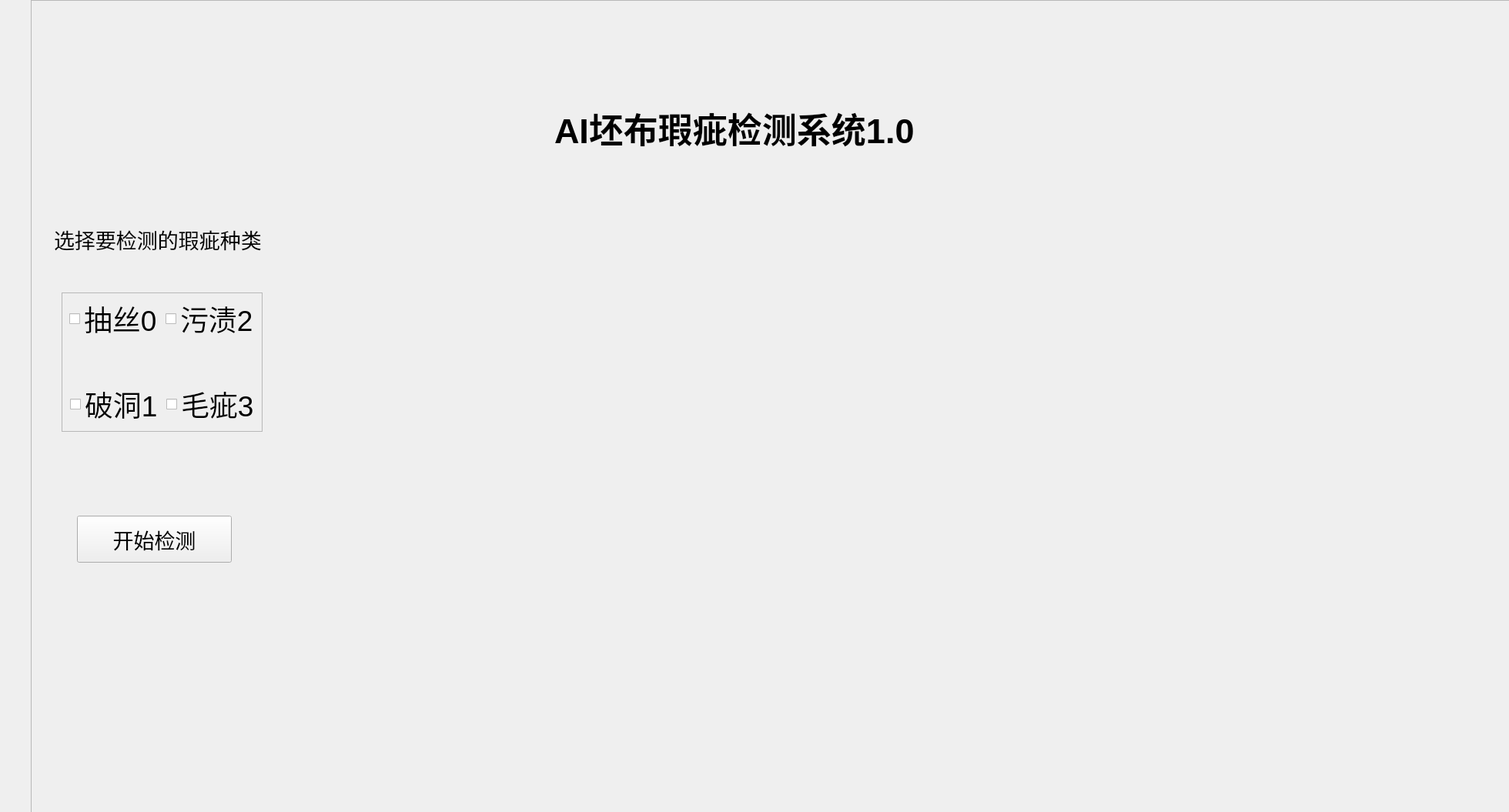
<?xml version="1.0" encoding="UTF-8"?>
<ui version="4.0">
 <class>Form</class>
 <widget class="QWidget" name="Form">
  <property name="geometry">
   <rect>
    <x>0</x>
    <y>0</y>
    <width>1960</width>
    <height>1055</height>
   </rect>
  </property>
  <property name="windowTitle">
   <string>Form</string>
  </property>
  <widget class="QFrame" name="frame">
   <property name="geometry">
    <rect>
     <x>40</x>
     <y>0</y>
     <width>1960</width>
     <height>1080</height>
    </rect>
   </property>
   <property name="font">
    <font>
     <family>Arial</family>
     <pointsize>20</pointsize>
    </font>
   </property>
   <property name="autoFillBackground">
    <bool>false</bool>
   </property>
   <property name="frameShape">
    <enum>QFrame::StyledPanel</enum>
   </property>
   <property name="frameShadow">
    <enum>QFrame::Raised</enum>
   </property>
   <widget class="QPushButton" name="pushButton">
    <property name="geometry">
     <rect>
      <x>60</x>
      <y>670</y>
      <width>201</width>
      <height>61</height>
     </rect>
    </property>
    <property name="text">
     <string>开始检测</string>
    </property>
   </widget>
   <widget class="QFrame" name="frame_2">
    <property name="geometry">
     <rect>
      <x>40</x>
      <y>380</y>
      <width>261</width>
      <height>181</height>
     </rect>
    </property>
    <property name="frameShape">
     <enum>QFrame::StyledPanel</enum>
    </property>
    <property name="frameShadow">
     <enum>QFrame::Raised</enum>
    </property>
    <widget class="QWidget" name="layoutWidget">
     <property name="geometry">
      <rect>
       <x>10</x>
       <y>10</y>
       <width>244</width>
       <height>48</height>
      </rect>
     </property>
     <layout class="QHBoxLayout" name="horizontalLayout_2">
      <item>
       <widget class="QCheckBox" name="checkBox">
        <property name="font">
         <font>
          <family>Arial</family>
          <pointsize>28</pointsize>
         </font>
        </property>
        <property name="layoutDirection">
         <enum>Qt::LeftToRight</enum>
        </property>
        <property name="autoFillBackground">
         <bool>false</bool>
        </property>
        <property name="text">
         <string>抽丝0</string>
        </property>
       </widget>
      </item>
      <item>
       <widget class="QCheckBox" name="checkBox_3">
        <property name="font">
         <font>
          <family>Arial</family>
          <pointsize>28</pointsize>
         </font>
        </property>
        <property name="text">
         <string>污渍2</string>
        </property>
       </widget>
      </item>
     </layout>
    </widget>
    <widget class="QWidget" name="layoutWidget">
     <property name="geometry">
      <rect>
       <x>11</x>
       <y>121</y>
       <width>244</width>
       <height>48</height>
      </rect>
     </property>
     <layout class="QHBoxLayout" name="horizontalLayout">
      <item>
       <widget class="QCheckBox" name="checkBox_2">
        <property name="font">
         <font>
          <family>Arial</family>
          <pointsize>28</pointsize>
         </font>
        </property>
        <property name="text">
         <string>破洞1</string>
        </property>
       </widget>
      </item>
      <item>
       <widget class="QCheckBox" name="checkBox_4">
        <property name="font">
         <font>
          <family>Arial</family>
          <pointsize>28</pointsize>
         </font>
        </property>
        <property name="text">
         <string>毛疵3</string>
        </property>
       </widget>
      </item>
     </layout>
    </widget>
   </widget>
   <widget class="QLabel" name="label">
    <property name="geometry">
     <rect>
      <x>30</x>
      <y>270</y>
      <width>281</width>
      <height>81</height>
     </rect>
    </property>
    <property name="text">
     <string>选择要检测的瑕疵种类</string>
    </property>
   </widget>
   <widget class="QLabel" name="label_2">
    <property name="geometry">
     <rect>
      <x>680</x>
      <y>130</y>
      <width>481</width>
      <height>71</height>
     </rect>
    </property>
    <property name="font">
     <font>
      <family>Arial</family>
      <pointsize>34</pointsize>
      <weight>75</weight>
      <bold>true</bold>
     </font>
    </property>
    <property name="text">
     <string>AI坯布瑕疵检测系统1.0</string>
    </property>
   </widget>
   <widget class="QLabel" name="label_3">
    <property name="geometry">
     <rect>
      <x>403</x>
      <y>261</y>
      <width>1481</width>
      <height>751</height>
     </rect>
    </property>
    <property name="text">
     <string/>
    </property>
   </widget>
  </widget>
 </widget>
 <resources/>
 <connections/>
</ui>
